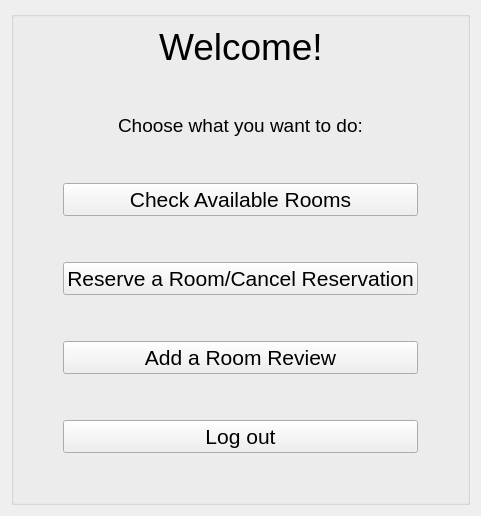
      <widget class="QWidget" name="page_3_customerChoices">
       <property name="font">
        <font>
         <pointsize>10</pointsize>
        </font>
       </property>
       <layout class="QGridLayout" name="gridLayout_14">
        <item row="0" column="0">
         <widget class="QGroupBox" name="groupBox_5">
          <property name="title">
           <string/>
          </property>
          <layout class="QGridLayout" name="gridLayout_15">
           <item row="6" column="0">
            <spacer name="verticalSpacer_8">
             <property name="orientation">
              <enum>Qt::Orientation::Vertical</enum>
             </property>
             <property name="sizeHint" stdset="0">
              <size>
               <width>20</width>
               <height>40</height>
              </size>
             </property>
            </spacer>
           </item>
           <item row="2" column="0">
            <layout class="QHBoxLayout" name="horizontalLayout_17">
             <item>
              <spacer name="horizontalSpacer_49">
               <property name="orientation">
                <enum>Qt::Orientation::Horizontal</enum>
               </property>
               <property name="sizeHint" stdset="0">
                <size>
                 <width>40</width>
                 <height>20</height>
                </size>
               </property>
              </spacer>
             </item>
             <item alignment="Qt::AlignmentFlag::AlignHCenter">
              <widget class="QLabel" name="label_20">
               <property name="font">
                <font>
                 <pointsize>14</pointsize>
                </font>
               </property>
               <property name="text">
                <string>Choose what you want to do:</string>
               </property>
              </widget>
             </item>
             <item>
              <spacer name="horizontalSpacer_48">
               <property name="orientation">
                <enum>Qt::Orientation::Horizontal</enum>
               </property>
               <property name="sizeHint" stdset="0">
                <size>
                 <width>40</width>
                 <height>20</height>
                </size>
               </property>
              </spacer>
             </item>
            </layout>
           </item>
           <item row="1" column="0">
            <spacer name="verticalSpacer_5">
             <property name="orientation">
              <enum>Qt::Orientation::Vertical</enum>
             </property>
             <property name="sizeType">
              <enum>QSizePolicy::Policy::Fixed</enum>
             </property>
             <property name="sizeHint" stdset="0">
              <size>
               <width>20</width>
               <height>40</height>
              </size>
             </property>
            </spacer>
           </item>
           <item row="3" column="0">
            <spacer name="verticalSpacer_18">
             <property name="orientation">
              <enum>Qt::Orientation::Vertical</enum>
             </property>
             <property name="sizeType">
              <enum>QSizePolicy::Policy::Fixed</enum>
             </property>
             <property name="sizeHint" stdset="0">
              <size>
               <width>20</width>
               <height>40</height>
              </size>
             </property>
            </spacer>
           </item>
           <item row="4" column="0">
            <layout class="QGridLayout" name="gridLayout_16">
             <item row="1" column="1">
              <spacer name="verticalSpacer_17">
               <property name="orientation">
                <enum>Qt::Orientation::Vertical</enum>
               </property>
               <property name="sizeHint" stdset="0">
                <size>
                 <width>20</width>
                 <height>40</height>
                </size>
               </property>
              </spacer>
             </item>
             <item row="4" column="1">
              <widget class="QPushButton" name="addRoomReviewChoiceButton">
               <property name="font">
                <font>
                 <pointsize>16</pointsize>
                </font>
               </property>
               <property name="text">
                <string>Add a Room Review</string>
               </property>
              </widget>
             </item>
             <item row="3" column="1">
              <spacer name="verticalSpacer_22">
               <property name="orientation">
                <enum>Qt::Orientation::Vertical</enum>
               </property>
               <property name="sizeHint" stdset="0">
                <size>
                 <width>20</width>
                 <height>40</height>
                </size>
               </property>
              </spacer>
             </item>
             <item row="6" column="1">
              <widget class="QPushButton" name="customerLogOutButton">
               <property name="font">
                <font>
                 <pointsize>16</pointsize>
                </font>
               </property>
               <property name="text">
                <string>Log out</string>
               </property>
              </widget>
             </item>
             <item row="0" column="1">
              <widget class="QPushButton" name="checkAvailableRoomsChoiceButton">
               <property name="font">
                <font>
                 <pointsize>16</pointsize>
                </font>
               </property>
               <property name="text">
                <string>Check Available Rooms</string>
               </property>
              </widget>
             </item>
             <item row="2" column="0">
              <spacer name="horizontalSpacer_39">
               <property name="orientation">
                <enum>Qt::Orientation::Horizontal</enum>
               </property>
               <property name="sizeType">
                <enum>QSizePolicy::Policy::Fixed</enum>
               </property>
               <property name="sizeHint" stdset="0">
                <size>
                 <width>40</width>
                 <height>20</height>
                </size>
               </property>
              </spacer>
             </item>
             <item row="2" column="1">
              <widget class="QPushButton" name="reserveRoomChoiceButton">
               <property name="font">
                <font>
                 <pointsize>16</pointsize>
                </font>
               </property>
               <property name="text">
                <string>Reserve a Room/Cancel Reservation</string>
               </property>
              </widget>
             </item>
             <item row="2" column="2">
              <spacer name="horizontalSpacer_40">
               <property name="orientation">
                <enum>Qt::Orientation::Horizontal</enum>
               </property>
               <property name="sizeType">
                <enum>QSizePolicy::Policy::Fixed</enum>
               </property>
               <property name="sizeHint" stdset="0">
                <size>
                 <width>40</width>
                 <height>20</height>
                </size>
               </property>
              </spacer>
             </item>
             <item row="5" column="1">
              <spacer name="verticalSpacer_23">
               <property name="orientation">
                <enum>Qt::Orientation::Vertical</enum>
               </property>
               <property name="sizeHint" stdset="0">
                <size>
                 <width>20</width>
                 <height>40</height>
                </size>
               </property>
              </spacer>
             </item>
            </layout>
           </item>
           <item row="0" column="0">
            <layout class="QHBoxLayout" name="horizontalLayout_14">
             <item>
              <spacer name="horizontalSpacer_37">
               <property name="orientation">
                <enum>Qt::Orientation::Horizontal</enum>
               </property>
               <property name="sizeHint" stdset="0">
                <size>
                 <width>40</width>
                 <height>20</height>
                </size>
               </property>
              </spacer>
             </item>
             <item>
              <widget class="QLabel" name="label_19">
               <property name="font">
                <font>
                 <pointsize>28</pointsize>
                </font>
               </property>
               <property name="text">
                <string>Welcome!</string>
               </property>
              </widget>
             </item>
             <item>
              <spacer name="horizontalSpacer_36">
               <property name="orientation">
                <enum>Qt::Orientation::Horizontal</enum>
               </property>
               <property name="sizeHint" stdset="0">
                <size>
                 <width>40</width>
                 <height>20</height>
                </size>
               </property>
              </spacer>
             </item>
            </layout>
           </item>
          </layout>
         </widget>
        </item>
       </layout>
      </widget>
